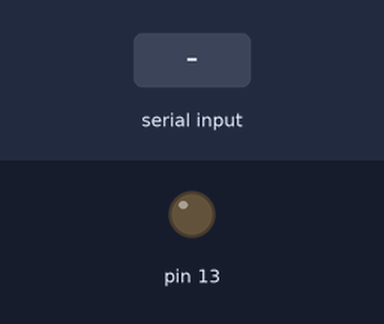
Bench run of a sketch on a simulated Arduino Mega 2560, built with avr-gcc and run on an emulated ATmega2560. On the bench: output pins drawn as LEDs (lit = HIGH). The test bench sets the inputs (shaded band). What the sketch prints to the serial monitor is not drawn.

Above: at 1.2 s.
1.3 s: "1" received over the second serial link
Timing chart, 0 to 4.3 s (numbered marks = the images above; inputs shaded):
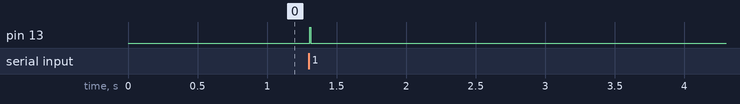

The sketch:

sketch_dec15-master-receiver.ino
```cpp
int state = 0;
void setup() {
  pinMode(13, OUTPUT);
  digitalWrite(13, LOW);
  Serial.begin(9600);
  Serial1.begin(9600); // Default communication rate of the Bluetooth module
  Serial2.begin(9600);
}


void loop() {
 if(Serial1.available() > 0){ // Checks whether data is comming from the serial port
  state = Serial1.read(); // Reads the data from the serial port
  Serial.write(state);
  digitalWrite(13, HIGH);
  delay(10);
 } else {

  digitalWrite(13, LOW);
 }

 if(Serial2.available() > 0){ // Checks whether data is comming from the serial port

  state = Serial2.read(); // Reads the data from the serial port
  Serial.write(state);
  digitalWrite(13, HIGH);
 delay(10);
 } else {

  digitalWrite(13, LOW);
 }
 delay(10);
}
```

Measured:
- after the input at 1.3 s, pin 13: LOW → HIGH at once, → LOW 0.01 s later
